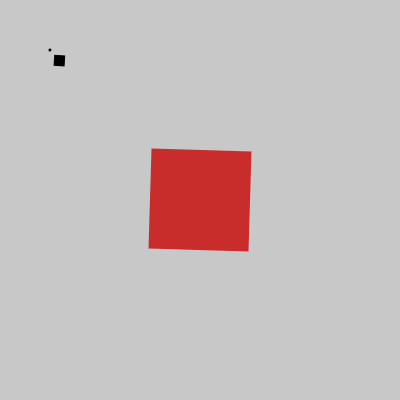
Frame 1 (no input)
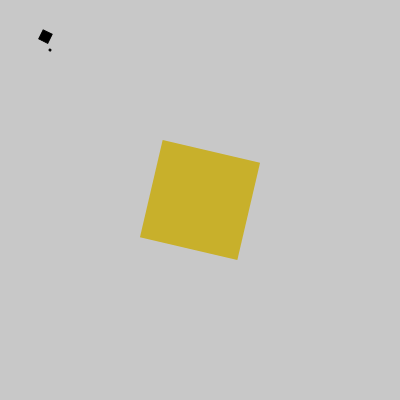
Frame 60 (no input)
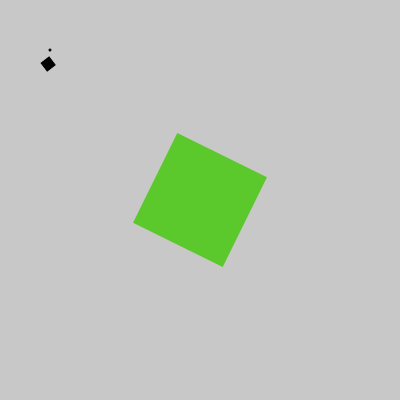
Frame 120 (the mouse pressed at the canvas centre since frame 60)

The p5.js sketch that drew these frames (run headless with seeded random() and noise() and a simulated clock; from frame 60 on, the mouse is pressed at the canvas centre):

// p5.js sketch
// ── sketch.js
var angle;

function setup() {
    createCanvas(400, 400);
    colorMode(HSB, 255);
    rectMode(CENTER);
    angle = 0;
}

function draw() {
    angle += 0.03;
    background(200);
    push();
    translate(width/2, height/2);
    noStroke();
    rotate(angle);
    fill((angle * 20) % 255, 200, 200 );
    rect(0, 0, 100, 100);
    pop();
    
    push();
    fill(0);
    translate(50, 50);
    rotate(angle * 2);
    ellipse(0, 0, 2, 2);
    rect(10, 10, 10, 10);
    pop();

}
